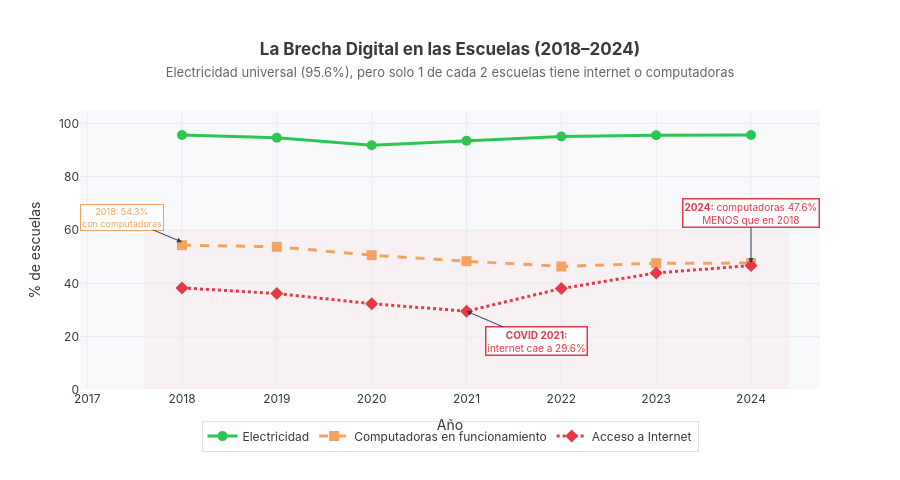

The notebook cell this image was saved under:
### Markdown cell above
## Acto II — La Brecha Digital en el Salón de Clases
Mientras la electricidad llega al **95.6 %** de las escuelas, el internet sólo alcanza al
**46.7 %** y los equipos de cómputo en funcionamiento al **47.6 %** — y ese último número
*empeoró* desde 2018 (era 54.3 %). La pandemia aceleró la necesidad de conectividad
pero las escuelas llegaron sin red.

### Code cell
# ══════════════════════════════════════════════════════════════════════════════
# FIGURA 2 — La Brecha Digital en las Escuelas
# ══════════════════════════════════════════════════════════════════════════════
elec = get_serie('4.A.1.A')
inet = get_serie('4.A.1.B')
comp = get_serie('4.A.1.C')

fig2 = go.Figure()

# Área sombreada de crisis digital (por debajo del 60%)
fig2.add_shape(
    type='rect', x0=2017.6, x1=2024.4, y0=0, y1=60,
    fillcolor='rgba(230,57,70,0.04)', line_width=0, layer='below'
)

fig2.add_trace(go.Scatter(
    x=elec['periodo'], y=elec['valor'],
    mode='lines+markers',
    name='Electricidad',
    line=dict(color=C_MEJORA, width=3),
    marker=dict(size=10),
    hovertemplate='<b>%{x}</b><br>Con electricidad: <b>%{y:.1f}%</b><extra></extra>'
))

fig2.add_trace(go.Scatter(
    x=comp['periodo'], y=comp['valor'],
    mode='lines+markers',
    name='Computadoras en funcionamiento',
    line=dict(color=C_ACENTO, width=3, dash='dash'),
    marker=dict(size=10, symbol='square'),
    hovertemplate='<b>%{x}</b><br>Con computadoras: <b>%{y:.1f}%</b><extra></extra>'
))

fig2.add_trace(go.Scatter(
    x=inet['periodo'], y=inet['valor'],
    mode='lines+markers',
    name='Acceso a Internet',
    line=dict(color=C_ALERTA, width=3, dash='dot'),
    marker=dict(size=10, symbol='diamond'),
    hovertemplate='<b>%{x}</b><br>Con internet: <b>%{y:.1f}%</b><extra></extra>'
))

fig2.add_annotation(
    x=2018, y=55.5,
    text='2018: 54.3%<br>con computadoras',
    showarrow=True, arrowhead=2, ax=-60, ay=-25,
    font=dict(size=9, color=C_ACENTO),
    bgcolor='rgba(255,255,255,0.9)', bordercolor=C_ACENTO, borderwidth=1
)
fig2.add_annotation(
    x=2021, y=29.55,
    text='<b>COVID 2021:</b><br>internet cae a 29.6%',
    showarrow=True, arrowhead=2, ax=70, ay=30,
    font=dict(size=10, color=C_ALERTA),
    bgcolor='rgba(255,255,255,0.9)', bordercolor=C_ALERTA, borderwidth=1.5
)
fig2.add_annotation(
    x=2024, y=47.6,
    text='<b>2024:</b> computadoras 47.6%<br>MENOS que en 2018',
    showarrow=True, arrowhead=2, ax=0, ay=-50,
    font=dict(size=10, color=C_ALERTA),
    bgcolor='rgba(255,255,255,0.9)', bordercolor=C_ALERTA, borderwidth=1.5
)

fig2.update_layout(
    title=dict(
        text='<b>La Brecha Digital en las Escuelas (2018–2024)</b><br>'
             '<span style="font-size:13px;color:#666;font-weight:normal">'
             'Electricidad universal (95.6%), pero solo 1 de cada 2 escuelas tiene internet o computadoras</span>',
        x=0.5, xanchor='center'
    ),
    height=480, plot_bgcolor=C_FONDO, paper_bgcolor='white',
    font=dict(family='Inter, Arial, sans-serif', color=C_LINEA),
    xaxis_title='Año', yaxis_title='% de escuelas',
    yaxis=dict(range=[0, 105], showgrid=True, gridcolor='#E9ECEF'),
    xaxis=dict(showgrid=True, gridcolor='#E9ECEF'),
    legend=dict(
        orientation='h', yanchor='bottom', y=-0.22, xanchor='center', x=0.5,
        bgcolor='rgba(255,255,255,0.8)', bordercolor='#DEE2E6', borderwidth=1
    ),
    margin=dict(t=110, b=90)
)
fig2.show()

### Figure 1 — Plotly figure (JSON) as saved in the notebook; plotly's stock layout.template omitted (floating-point values rounded to 4 significant figures)
{"data": [{"hovertemplate": "<b>%{x}</b><br>Con electricidad: <b>%{y:.1f}%</b><extra></extra>", "line": {"color": "#2DC653", "width": 3}, "marker": {"size": 10}, "mode": "lines+markers", "name": "Electricidad", "type": "scatter", "x": [2018, 2019, 2020, 2021, 2022, 2023, 2024], "y": [95.62, 94.58, 91.75, 93.44, 95.07, 95.53, 95.61]}, {"hovertemplate": "<b>%{x}</b><br>Con computadoras: <b>%{y:.1f}%</b><extra></extra>", "line": {"color": "#F4A261", "dash": "dash", "width": 3}, "marker": {"size": 10, "symbol": "square"}, "mode": "lines+markers", "name": "Computadoras en funcionamiento", "type": "scatter", "x": [2018, 2019, 2020, 2021, 2022, 2023, 2024], "y": [54.3, 53.7, 50.55, 48.29, 46.32, 47.54, 47.6]}, {"hovertemplate": "<b>%{x}</b><br>Con internet: <b>%{y:.1f}%</b><extra></extra>", "line": {"color": "#E63946", "dash": "dot", "width": 3}, "marker": {"size": 10, "symbol": "diamond"}, "mode": "lines+markers", "name": "Acceso a Internet", "type": "scatter", "x": [2018, 2019, 2020, 2021, 2022, 2023, 2024], "y": [38.29, 36.16, 32.36, 29.55, 38.05, 43.91, 46.65]}], "layout": {"annotations": [{"arrowhead": 2, "ax": -60, "ay": -25, "bgcolor": "rgba(255,255,255,0.9)", "bordercolor": "#F4A261", "borderwidth": 1, "font": {"color": "#F4A261", "size": 9}, "showarrow": true, "text": "2018: 54.3%<br>con computadoras", "x": 2018, "y": 55.5}, {"arrowhead": 2, "ax": 70, "ay": 30, "bgcolor": "rgba(255,255,255,0.9)", "bordercolor": "#E63946", "borderwidth": 1.5, "font": {"color": "#E63946", "size": 10}, "showarrow": true, "text": "<b>COVID 2021:</b><br>internet cae a 29.6%", "x": 2021, "y": 29.55}, {"arrowhead": 2, "ax": 0, "ay": -50, "bgcolor": "rgba(255,255,255,0.9)", "bordercolor": "#E63946", "borderwidth": 1.5, "font": {"color": "#E63946", "size": 10}, "showarrow": true, "text": "<b>2024:</b> computadoras 47.6%<br>MENOS que en 2018", "x": 2024, "y": 47.6}], "font": {"color": "#343A40", "family": "Inter, Arial, sans-serif"}, "height": 480, "legend": {"bgcolor": "rgba(255,255,255,0.8)", "bordercolor": "#DEE2E6", "borderwidth": 1, "orientation": "h", "x": 0.5, "xanchor": "center", "y": -0.22, "yanchor": "bottom"}, "margin": {"b": 90, "t": 110}, "paper_bgcolor": "white", "plot_bgcolor": "#F8F9FA", "shapes": [{"fillcolor": "rgba(230,57,70,0.04)", "layer": "below", "line": {"width": 0}, "type": "rect", "x0": 2018.0, "x1": 2024.0, "y0": 0, "y1": 60}], "title": {"text": "<b>La Brecha Digital en las Escuelas (2018–2024)</b><br><span style=\"font-size:13px;color:#666;font-weight:normal\">Electricidad universal (95.6%), pero solo 1 de cada 2 escuelas tiene internet o computadoras</span>", "x": 0.5, "xanchor": "center"}, "xaxis": {"gridcolor": "#E9ECEF", "showgrid": true, "title": {"text": "Año"}}, "yaxis": {"gridcolor": "#E9ECEF", "range": [0, 105], "showgrid": true, "title": {"text": "% de escuelas"}}}}
